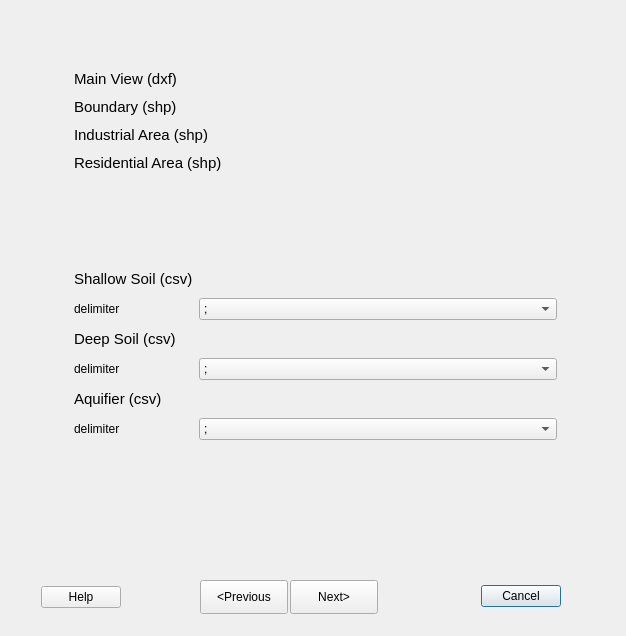
<?xml version="1.0" encoding="UTF-8"?>
<ui version="4.0">
 <class>Dialog</class>
 <widget class="QDialog" name="Dialog">
  <property name="geometry">
   <rect>
    <x>0</x>
    <y>0</y>
    <width>626</width>
    <height>636</height>
   </rect>
  </property>
  <property name="windowTitle">
   <string>Dialog</string>
  </property>
  <widget class="QDialogButtonBox" name="buttonBox">
   <property name="geometry">
    <rect>
     <x>460</x>
     <y>580</y>
     <width>101</width>
     <height>32</height>
    </rect>
   </property>
   <property name="orientation">
    <enum>Qt::Horizontal</enum>
   </property>
   <property name="standardButtons">
    <set>QDialogButtonBox::Cancel</set>
   </property>
  </widget>
  <widget class="QStackedWidget" name="stackedWidget">
   <property name="geometry">
    <rect>
     <x>50</x>
     <y>30</y>
     <width>531</width>
     <height>511</height>
    </rect>
   </property>
   <property name="currentIndex">
    <number>0</number>
   </property>
   <widget class="QWidget" name="page_0">
    <widget class="QWidget" name="formLayoutWidget">
     <property name="geometry">
      <rect>
       <x>20</x>
       <y>30</y>
       <width>491</width>
       <height>190</height>
      </rect>
     </property>
     <layout class="QFormLayout" name="formLayout">
      <property name="verticalSpacing">
       <number>10</number>
      </property>
      <property name="leftMargin">
       <number>4</number>
      </property>
      <property name="topMargin">
       <number>10</number>
      </property>
      <property name="rightMargin">
       <number>4</number>
      </property>
      <property name="bottomMargin">
       <number>4</number>
      </property>
      <item row="0" column="0">
       <widget class="QLabel" name="label">
        <property name="font">
         <font>
          <pointsize>11</pointsize>
         </font>
        </property>
        <property name="text">
         <string>Main View (dxf)</string>
        </property>
       </widget>
      </item>
      <item row="0" column="1">
       <widget class="QgsFileWidget" name="mainView"/>
      </item>
      <item row="2" column="0">
       <widget class="QLabel" name="label_2">
        <property name="font">
         <font>
          <pointsize>11</pointsize>
         </font>
        </property>
        <property name="text">
         <string>Industrial Area (shp)</string>
        </property>
       </widget>
      </item>
      <item row="2" column="1">
       <widget class="QgsFileWidget" name="industrialShape"/>
      </item>
      <item row="3" column="0">
       <widget class="QLabel" name="label_3">
        <property name="font">
         <font>
          <pointsize>11</pointsize>
         </font>
        </property>
        <property name="text">
         <string>Residential Area (shp)</string>
        </property>
       </widget>
      </item>
      <item row="3" column="1">
       <widget class="QgsFileWidget" name="residentialShape"/>
      </item>
      <item row="1" column="1">
       <widget class="QgsFileWidget" name="boundary_shp"/>
      </item>
      <item row="1" column="0">
       <widget class="QLabel" name="label_4">
        <property name="font">
         <font>
          <pointsize>11</pointsize>
         </font>
        </property>
        <property name="text">
         <string>Boundary (shp)</string>
        </property>
       </widget>
      </item>
     </layout>
    </widget>
    <widget class="QWidget" name="formLayoutWidget_3">
     <property name="geometry">
      <rect>
       <x>20</x>
       <y>230</y>
       <width>491</width>
       <height>262</height>
      </rect>
     </property>
     <layout class="QFormLayout" name="formLayout_3">
      <property name="verticalSpacing">
       <number>10</number>
      </property>
      <property name="leftMargin">
       <number>4</number>
      </property>
      <property name="topMargin">
       <number>10</number>
      </property>
      <property name="rightMargin">
       <number>4</number>
      </property>
      <property name="bottomMargin">
       <number>4</number>
      </property>
      <item row="0" column="0">
       <widget class="QLabel" name="label_21">
        <property name="font">
         <font>
          <pointsize>11</pointsize>
         </font>
        </property>
        <property name="text">
         <string>Shallow Soil (csv)</string>
        </property>
       </widget>
      </item>
      <item row="0" column="1">
       <widget class="QgsFileWidget" name="shallow_csv"/>
      </item>
      <item row="2" column="0">
       <widget class="QLabel" name="label_22">
        <property name="font">
         <font>
          <pointsize>11</pointsize>
         </font>
        </property>
        <property name="text">
         <string>Deep Soil (csv)</string>
        </property>
       </widget>
      </item>
      <item row="2" column="1">
       <widget class="QgsFileWidget" name="deep_csv"/>
      </item>
      <item row="4" column="0">
       <widget class="QLabel" name="label_23">
        <property name="font">
         <font>
          <pointsize>11</pointsize>
         </font>
        </property>
        <property name="text">
         <string>Aquifier (csv)</string>
        </property>
       </widget>
      </item>
      <item row="4" column="1">
       <widget class="QgsFileWidget" name="aquifer_csv"/>
      </item>
      <item row="1" column="1">
       <widget class="QComboBox" name="delimiterShallowcomboBox">
        <item>
         <property name="text">
          <string>;</string>
         </property>
        </item>
        <item>
         <property name="text">
          <string>,</string>
         </property>
        </item>
        <item>
         <property name="text">
          <string>space</string>
         </property>
        </item>
       </widget>
      </item>
      <item row="3" column="1">
       <widget class="QComboBox" name="delimiterDeepcomboBox">
        <item>
         <property name="text">
          <string>;</string>
         </property>
        </item>
        <item>
         <property name="text">
          <string>,</string>
         </property>
        </item>
        <item>
         <property name="text">
          <string>space</string>
         </property>
        </item>
       </widget>
      </item>
      <item row="5" column="1">
       <widget class="QComboBox" name="delimiterAquifercomboBox">
        <item>
         <property name="text">
          <string>;</string>
         </property>
        </item>
        <item>
         <property name="text">
          <string>,</string>
         </property>
        </item>
        <item>
         <property name="text">
          <string>space</string>
         </property>
        </item>
       </widget>
      </item>
      <item row="1" column="0">
       <widget class="QLabel" name="label_5">
        <property name="text">
         <string>delimiter</string>
        </property>
       </widget>
      </item>
      <item row="3" column="0">
       <widget class="QLabel" name="label_6">
        <property name="text">
         <string>delimiter</string>
        </property>
       </widget>
      </item>
      <item row="5" column="0">
       <widget class="QLabel" name="label_8">
        <property name="text">
         <string>delimiter</string>
        </property>
       </widget>
      </item>
     </layout>
    </widget>
   </widget>
   <widget class="QWidget" name="page_1">
    <widget class="QLabel" name="label_19">
     <property name="geometry">
      <rect>
       <x>110</x>
       <y>10</y>
       <width>311</width>
       <height>20</height>
      </rect>
     </property>
     <property name="font">
      <font>
       <pointsize>11</pointsize>
      </font>
     </property>
     <property name="text">
      <string>Select the coordinates</string>
     </property>
     <property name="alignment">
      <set>Qt::AlignCenter</set>
     </property>
    </widget>
    <widget class="QWidget" name="widgetAquifer" native="true">
     <property name="geometry">
      <rect>
       <x>90</x>
       <y>300</y>
       <width>381</width>
       <height>111</height>
      </rect>
     </property>
     <widget class="QLabel" name="label3X3">
      <property name="geometry">
       <rect>
        <x>150</x>
        <y>0</y>
        <width>61</width>
        <height>31</height>
       </rect>
      </property>
      <property name="font">
       <font>
        <pointsize>12</pointsize>
       </font>
      </property>
      <property name="text">
       <string>Aquifier</string>
      </property>
     </widget>
     <widget class="QWidget" name="layoutWidget">
      <property name="geometry">
       <rect>
        <x>20</x>
        <y>30</y>
        <width>341</width>
        <height>81</height>
       </rect>
      </property>
      <layout class="QFormLayout" name="formLayout_11">
       <property name="labelAlignment">
        <set>Qt::AlignLeading|Qt::AlignLeft|Qt::AlignVCenter</set>
       </property>
       <property name="leftMargin">
        <number>6</number>
       </property>
       <property name="rightMargin">
        <number>6</number>
       </property>
       <item row="0" column="1">
        <widget class="QComboBox" name="aquiferXcomboBox">
         <property name="sizePolicy">
          <sizepolicy hsizetype="Expanding" vsizetype="Fixed">
           <horstretch>0</horstretch>
           <verstretch>0</verstretch>
          </sizepolicy>
         </property>
        </widget>
       </item>
       <item row="1" column="0">
        <widget class="QLabel" name="label_18">
         <property name="text">
          <string>Y:</string>
         </property>
        </widget>
       </item>
       <item row="1" column="1">
        <widget class="QComboBox" name="aquiferYcomboBox">
         <property name="sizePolicy">
          <sizepolicy hsizetype="Expanding" vsizetype="Fixed">
           <horstretch>0</horstretch>
           <verstretch>0</verstretch>
          </sizepolicy>
         </property>
        </widget>
       </item>
       <item row="0" column="0">
        <widget class="QLabel" name="label_17">
         <property name="text">
          <string>X:</string>
         </property>
        </widget>
       </item>
      </layout>
     </widget>
    </widget>
    <widget class="QWidget" name="widgetShallow" native="true">
     <property name="geometry">
      <rect>
       <x>90</x>
       <y>40</y>
       <width>381</width>
       <height>111</height>
      </rect>
     </property>
     <widget class="QLabel" name="label3x1">
      <property name="geometry">
       <rect>
        <x>140</x>
        <y>0</y>
        <width>101</width>
        <height>31</height>
       </rect>
      </property>
      <property name="font">
       <font>
        <pointsize>12</pointsize>
       </font>
      </property>
      <property name="text">
       <string>Shallow soil</string>
      </property>
     </widget>
     <widget class="QWidget" name="formLayoutWidget_2">
      <property name="geometry">
       <rect>
        <x>20</x>
        <y>30</y>
        <width>341</width>
        <height>72</height>
       </rect>
      </property>
      <layout class="QFormLayout" name="formLayout_2">
       <property name="labelAlignment">
        <set>Qt::AlignLeading|Qt::AlignLeft|Qt::AlignVCenter</set>
       </property>
       <property name="leftMargin">
        <number>6</number>
       </property>
       <property name="rightMargin">
        <number>6</number>
       </property>
       <item row="0" column="1">
        <widget class="QComboBox" name="shallowXcomboBox">
         <property name="sizePolicy">
          <sizepolicy hsizetype="Expanding" vsizetype="Fixed">
           <horstretch>0</horstretch>
           <verstretch>0</verstretch>
          </sizepolicy>
         </property>
        </widget>
       </item>
       <item row="1" column="0">
        <widget class="QLabel" name="label_9">
         <property name="text">
          <string>Y:</string>
         </property>
        </widget>
       </item>
       <item row="1" column="1">
        <widget class="QComboBox" name="shallowYcomboBox">
         <property name="sizePolicy">
          <sizepolicy hsizetype="Expanding" vsizetype="Fixed">
           <horstretch>0</horstretch>
           <verstretch>0</verstretch>
          </sizepolicy>
         </property>
        </widget>
       </item>
       <item row="0" column="0">
        <widget class="QLabel" name="label_7">
         <property name="text">
          <string>X:</string>
         </property>
        </widget>
       </item>
      </layout>
     </widget>
    </widget>
    <widget class="QWidget" name="widgetDeep" native="true">
     <property name="geometry">
      <rect>
       <x>90</x>
       <y>160</y>
       <width>381</width>
       <height>121</height>
      </rect>
     </property>
     <widget class="QLabel" name="label3x2">
      <property name="geometry">
       <rect>
        <x>150</x>
        <y>0</y>
        <width>81</width>
        <height>31</height>
       </rect>
      </property>
      <property name="font">
       <font>
        <pointsize>12</pointsize>
       </font>
      </property>
      <property name="text">
       <string>Deep soil</string>
      </property>
     </widget>
     <widget class="QWidget" name="layoutWidget">
      <property name="geometry">
       <rect>
        <x>20</x>
        <y>40</y>
        <width>341</width>
        <height>72</height>
       </rect>
      </property>
      <layout class="QFormLayout" name="formLayout_9">
       <property name="labelAlignment">
        <set>Qt::AlignLeading|Qt::AlignLeft|Qt::AlignVCenter</set>
       </property>
       <property name="leftMargin">
        <number>6</number>
       </property>
       <property name="rightMargin">
        <number>6</number>
       </property>
       <item row="0" column="0">
        <widget class="QLabel" name="label_12">
         <property name="text">
          <string>X:</string>
         </property>
        </widget>
       </item>
       <item row="0" column="1">
        <widget class="QComboBox" name="deepXcomboBox">
         <property name="sizePolicy">
          <sizepolicy hsizetype="Expanding" vsizetype="Fixed">
           <horstretch>0</horstretch>
           <verstretch>0</verstretch>
          </sizepolicy>
         </property>
        </widget>
       </item>
       <item row="1" column="0">
        <widget class="QLabel" name="label_13">
         <property name="text">
          <string>Y:</string>
         </property>
        </widget>
       </item>
       <item row="1" column="1">
        <widget class="QComboBox" name="deepYcomboBox">
         <property name="sizePolicy">
          <sizepolicy hsizetype="Expanding" vsizetype="Fixed">
           <horstretch>0</horstretch>
           <verstretch>0</verstretch>
          </sizepolicy>
         </property>
        </widget>
       </item>
      </layout>
     </widget>
    </widget>
   </widget>
   <widget class="QWidget" name="page2">
    <widget class="QLabel" name="label_38">
     <property name="geometry">
      <rect>
       <x>240</x>
       <y>20</y>
       <width>58</width>
       <height>18</height>
      </rect>
     </property>
     <property name="font">
      <font>
       <pointsize>11</pointsize>
      </font>
     </property>
     <property name="text">
      <string>Output</string>
     </property>
    </widget>
    <widget class="QLabel" name="label_39">
     <property name="geometry">
      <rect>
       <x>60</x>
       <y>60</y>
       <width>411</width>
       <height>20</height>
      </rect>
     </property>
     <property name="text">
      <string> Please select the output directory</string>
     </property>
     <property name="alignment">
      <set>Qt::AlignCenter</set>
     </property>
    </widget>
    <widget class="QWidget" name="horizontalLayoutWidget">
     <property name="geometry">
      <rect>
       <x>80</x>
       <y>160</y>
       <width>381</width>
       <height>41</height>
      </rect>
     </property>
     <layout class="QHBoxLayout" name="horizontalLayout">
      <item>
       <widget class="QLineEdit" name="outputDir">
        <property name="sizePolicy">
         <sizepolicy hsizetype="Expanding" vsizetype="Fixed">
          <horstretch>0</horstretch>
          <verstretch>0</verstretch>
         </sizepolicy>
        </property>
       </widget>
      </item>
      <item>
       <widget class="QToolButton" name="outputDirtoolButton">
        <property name="text">
         <string>...</string>
        </property>
       </widget>
      </item>
     </layout>
    </widget>
   </widget>
  </widget>
  <widget class="QPushButton" name="pushButtonNext">
   <property name="geometry">
    <rect>
     <x>290</x>
     <y>580</y>
     <width>88</width>
     <height>34</height>
    </rect>
   </property>
   <property name="text">
    <string>Next&gt;</string>
   </property>
  </widget>
  <widget class="QPushButton" name="pushButtonPrevious">
   <property name="geometry">
    <rect>
     <x>200</x>
     <y>580</y>
     <width>88</width>
     <height>34</height>
    </rect>
   </property>
   <property name="text">
    <string>&lt;Previous</string>
   </property>
  </widget>
  <widget class="QDialogButtonBox" name="buttonBox_help">
   <property name="geometry">
    <rect>
     <x>40</x>
     <y>580</y>
     <width>81</width>
     <height>34</height>
    </rect>
   </property>
   <property name="standardButtons">
    <set>QDialogButtonBox::Help</set>
   </property>
  </widget>
 </widget>
 <customwidgets>
  <customwidget>
   <class>QgsFileWidget</class>
   <extends>QWidget</extends>
   <header>qgsfilewidget.h</header>
  </customwidget>
 </customwidgets>
 <resources/>
 <connections>
  <connection>
   <sender>buttonBox</sender>
   <signal>accepted()</signal>
   <receiver>Dialog</receiver>
   <slot>accept()</slot>
   <hints>
    <hint type="sourcelabel">
     <x>248</x>
     <y>254</y>
    </hint>
    <hint type="destinationlabel">
     <x>157</x>
     <y>274</y>
    </hint>
   </hints>
  </connection>
  <connection>
   <sender>buttonBox</sender>
   <signal>rejected()</signal>
   <receiver>Dialog</receiver>
   <slot>reject()</slot>
   <hints>
    <hint type="sourcelabel">
     <x>316</x>
     <y>260</y>
    </hint>
    <hint type="destinationlabel">
     <x>286</x>
     <y>274</y>
    </hint>
   </hints>
  </connection>
 </connections>
</ui>
